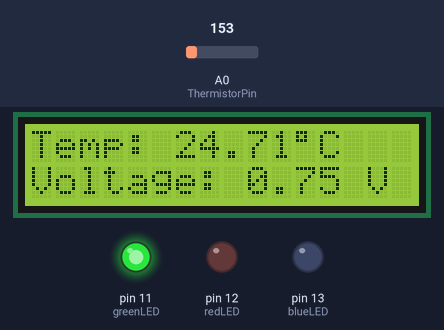
Recording of a sketch running on a simulated Arduino Uno, built with avr-gcc and run on an emulated ATmega328P. Parts: 16×2 character LCD, output pins drawn as LEDs (lit = HIGH). Inputs (shaded band) come from the test bench; at power-on: A0 (ThermistorPin) = 153.

Above: at 1.2 s.
1.3 s: A0 (ThermistorPin) set to 133
At 2.8 s:
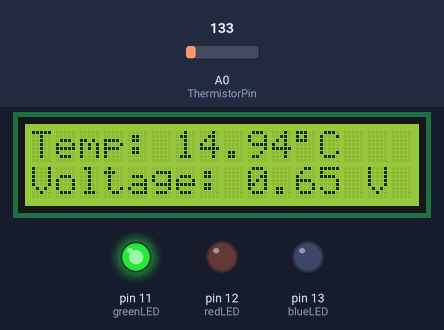
3.6 s: A0 (ThermistorPin) set to 114
At 5.1 s:
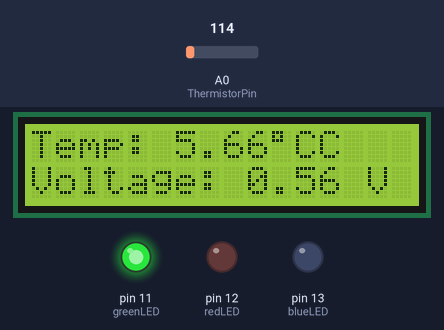
5.7 s: A0 (ThermistorPin) set to 146
At 7.4 s:
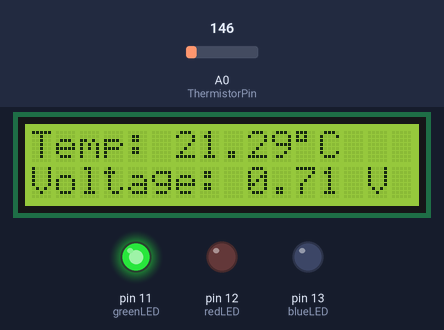
7.7 s: A0 (ThermistorPin) set to 168
At 8.7 s:
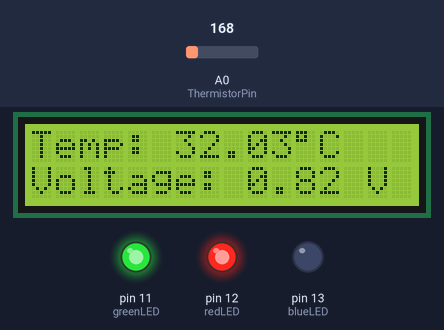
9.8 s: A0 (ThermistorPin) set to 188
At 11.0 s:
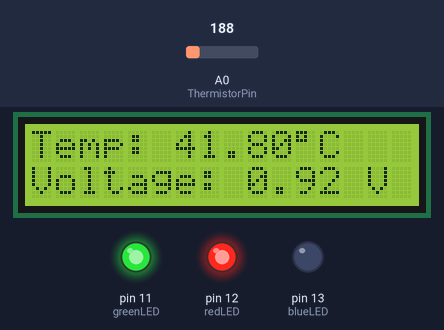
11.8 s: A0 (ThermistorPin) set to 217
At 13.4 s:
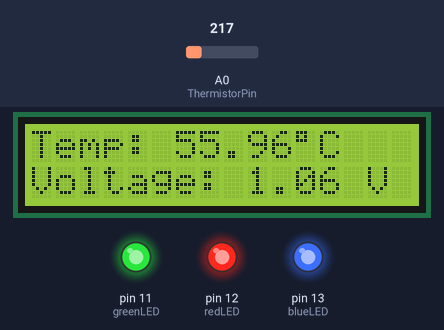
Timing chart, 0 to 14.9 s (numbered marks = the images above; inputs shaded):
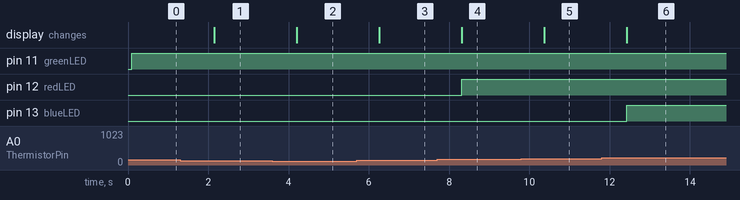

Measured:
- the behaviour switches between 123 and 122 on A0 (ThermistorPin) (found by bisection; images 1 and 2)
- the behaviour switches between 153 and 154 on A0 (ThermistorPin) (found by bisection; images 3 and 4)
- the behaviour switches between 204 and 205 on A0 (ThermistorPin) (found by bisection; images 5 and 6)
- after the input at 1.3 s, the display: changes after 0.85 s (image 1)
- after the input at 3.6 s, the display: changes after 0.60 s (image 2)
- after the input at 5.7 s, the display: changes after 0.56 s (image 3)
- after the input at 7.7 s, pin 12 (redLED): LOW → HIGH after 0.61 s; the display: changes after 0.61 s (image 4)
- after the input at 9.8 s, the display: changes after 0.57 s (image 5)
- after the input at 11.8 s, pin 13 (blueLED): LOW → HIGH after 0.63 s; the display: changes after 0.63 s (image 6)

The sketch:

thermometer.ino
```cpp
// imports
#include <LiquidCrystal_I2C.h> // Library for LCD
// setup devices
LiquidCrystal_I2C lcd = LiquidCrystal_I2C(0x27, 16, 2);
const int ThermistorPin = A0; // thermisistor model: TMP36
const int greenLED = 11; // green LED
const int redLED = 12; // red LED
const int blueLED = 13; // blue LED
// change these in accordance with proctor decision
// the LEDs will light up if the temperature is within a certain range

const int greenMin = 0; // green LED range Min
const int greenMax = 25; // green LED range Max
const int redMin = 25; // green LED range Min
const int redMax = 50; // green LED range Max
const int blueMin = 50; // green LED range Min
const int blueMax =  75; // green LED range Max

float Vout = 0; // Volyage between thermisistor and resistor of known resistance (in milliVolts)
int Vin = 5; // the original voltage in Volts
float temp = 0; // in degrees Celsius
int count = 0;

void setup() {
  lcd.init(); // Initiate the LCD
  lcd.backlight();
  pinMode(greenLED, OUTPUT); // Declare the green LED as an output
  pinMode(redLED, OUTPUT); // Declare the red LED as an output
  pinMode(blueLED, OUTPUT); // Declare the yellow LED as an output
}

void loop() {
  // put your main code here, to run repeatedly:
  // get the the temperature based off of the thermisitor's voltage
  Vout = (analogRead(ThermistorPin) * ((Vin)/1024.0)); // the voltage at the thermistor Pin
  temp = (((Vout) - 0.5) * 100.0);
  lcd.setCursor(0, 0); // Set the cursor on the first column and first row
  lcd.print("Temp: " + String(temp) + char(223) + "C" );
  lcd.setCursor(0, 1); //Set the cursor on the third column and the second row (counting starts at 0!).
  lcd.print("Voltage: " + String(Vout) + " V" );
  // lighting up the LEDs based on the temperature:
  if (greenMin <= temp and temp < greenMax){
    digitalWrite(greenLED, HIGH);     // turn the green LED on (HIGH is the voltage level) if the temperature is within a certain range
    }
  else if ((redMin <= temp) and (temp < redMax)){
    digitalWrite(redLED, HIGH);     // turn the red LED on (HIGH is the voltage level) if the temperature is within a certain range
  }
  else if ((blueMin <= temp) and (temp < blueMax)){
    digitalWrite(blueLED, HIGH);     // turn the blue LED on (HIGH is the voltage level) if the temperature is within a certain range
  }
  else{
    digitalWrite(greenLED, LOW); // all the LEDs off (LOW is the voltage level) if the temperature is out of all of the LEDs' ranges
    digitalWrite(redLED, LOW);
    digitalWrite(blueLED, LOW);
  }
  delay(1000);
}
```
